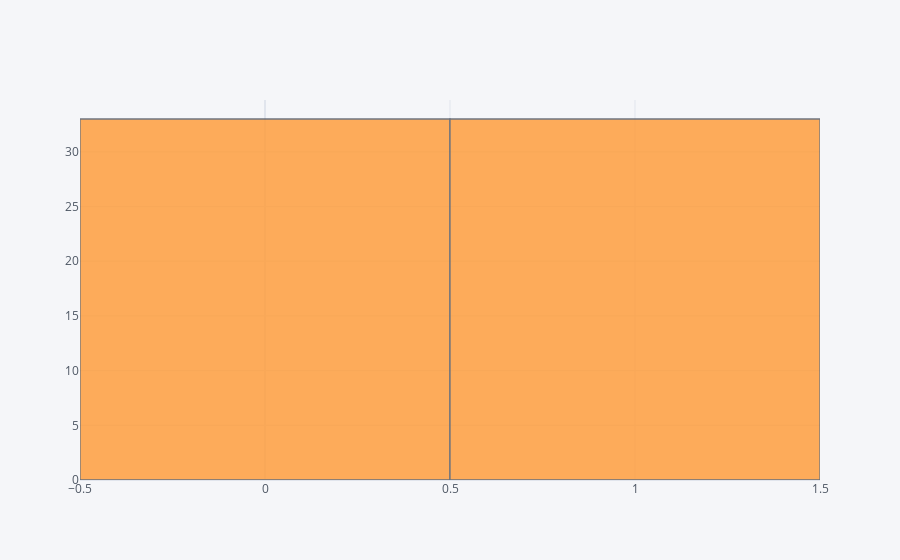

The cell this chart's notebook holds for it:
### Markdown cell above
- We have perfectly balanced data in terms of our label feature.
- We can use 'accuracy' metric as our evaluation metric.

### Code cell
df.Gender.iplot(kind="hist");

### Figure 1 — Plotly figure (JSON) as saved in the notebook; plotly's stock layout.template omitted (floating-point values rounded to 4 significant figures)
{"data": [{"histfunc": "count", "histnorm": "", "marker": {"color": "rgba(255, 153, 51, 1.0)", "line": {"color": "#4D5663", "width": 1.3}}, "name": "Gender", "opacity": 0.8, "orientation": "v", "type": "histogram", "x": [0, 0, 0, 0, 0, 0, 0, 0, 0, 0, 0, 0, 0, 0, 0, 0, 0, 0, 0, 0, 0, 0, 0, 0, 0, 0, 0, 0, 0, 0, 0, 0, 0, 1, 1, 1, 1, 1, 1, 1, 1, 1, 1, 1, 1, 1, 1, 1, 1, 1, 1, 1, 1, 1, 1, 1, 1, 1, 1, 1, 1, 1, 1, 1, 1, 1]}], "layout": {"barmode": "overlay", "legend": {"bgcolor": "#F5F6F9", "font": {"color": "#4D5663"}}, "paper_bgcolor": "#F5F6F9", "plot_bgcolor": "#F5F6F9", "title": {"font": {"color": "#4D5663"}}, "xaxis": {"gridcolor": "#E1E5ED", "showgrid": true, "tickfont": {"color": "#4D5663"}, "title": {"font": {"color": "#4D5663"}, "text": ""}, "zerolinecolor": "#E1E5ED", "type": "linear", "range": [-0.5, 1.5], "autorange": true}, "yaxis": {"gridcolor": "#E1E5ED", "showgrid": true, "tickfont": {"color": "#4D5663"}, "title": {"font": {"color": "#4D5663"}, "text": ""}, "zerolinecolor": "#E1E5ED", "range": [0, 34.74], "autorange": true}, "autosize": true}}
